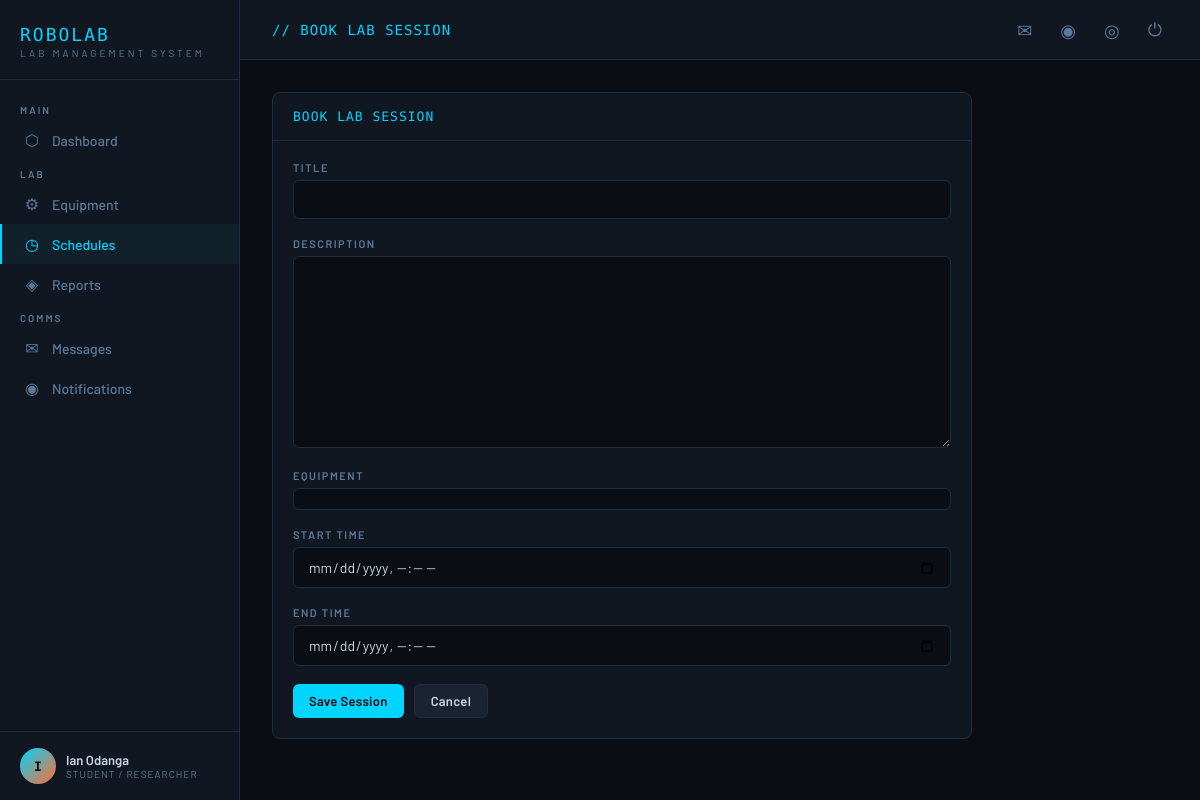
The app's page /schedules/book/ (signed in) with its own data.
### accounts/models.py (models this page shows, shortened)
class User(AbstractUser):
    ROLE_ADMIN = 'admin'
    ROLE_TECHNICIAN = 'technician'
    ROLE_RESEARCHER = 'researcher'
    ROLE_CHOICES = [
        (ROLE_ADMIN, 'Admin'),
        (ROLE_TECHNICIAN, 'Lab Technician'),
        (ROLE_RESEARCHER, 'Student / Researcher'),
    ]
    role = models.CharField(max_length=20, choices=ROLE_CHOICES, default=ROLE_RESEARCHER)
    phone = models.CharField(max_length=20, blank=True)
    department = models.CharField(max_length=100, blank=True)
    bio = models.TextField(blank=True)
    avatar = models.ImageField(upload_to='avatars/', blank=True, null=True)
    def is_admin(self):
        return self.role == self.ROLE_ADMIN

### schedules/views.py (the view)
# urls.py: path('book/', views.session_create, name='session_create'),
@login_required
def session_create(request):
    if request.method == 'POST':
        form = LabSessionForm(request.POST)
        if form.is_valid():
            session = form.save(commit=False)
            session.requested_by = request.user
            session.save()
            form.save_m2m()
            messages.success(request, 'Session request submitted for approval.')
            return redirect('schedules:session_list')
    else:
        form = LabSessionForm()
    return render(request, 'schedules/session_form.html', {'form': form, 'title': 'Book Lab Session'})

### schedules/forms.py (shortened to what this page needs)
class LabSessionForm(forms.ModelForm):
    class Meta:
        model = LabSession
        fields = ('title', 'description', 'equipment', 'start_time', 'end_time')
        widgets = {
            'start_time': forms.DateTimeInput(attrs={'type': 'datetime-local', 'class': 'form-control'}),
            'end_time': forms.DateTimeInput(attrs={'type': 'datetime-local', 'class': 'form-control'}),
            'equipment': forms.CheckboxSelectMultiple(),
        }
    def __init__(self, *args, **kwargs):
        super().__init__(*args, **kwargs)
        for name, f in self.fields.items():
            if name not in ('start_time', 'end_time', 'equipment'):
                f.widget.attrs['class'] = 'form-control'

### core/context_processors.py (called while the page is built)
def unread_counts(request):
    if request.user.is_authenticated:
        unread_count = Message.objects.filter(recipient=request.user, is_read=False).count()
        unread_notifications = Notification.objects.filter(user=request.user, is_read=False).count()
    else:
        unread_count = 0
        unread_notifications = 0
    return {
        'unread_count': unread_count,
        'unread_notifications': unread_notifications,
    }

### templates/schedules/session_form.html (shortened to what this page needs)
{% extends 'base.html' %}
{% block page_title %}// {{ title|upper }}{% endblock %}
{% block content %}
<div style="max-width:700px;">
  <div class="card">
    <div class="card-header"><span class="card-title">{{ title }}</span></div>
    <div class="card-body">
      <form method="post">
        {% for field in form %}
        <div class="form-group">
          <label class="form-label">{{ field.label }}</label>
          {% if field.field.widget.input_type == 'checkbox' %}
            <div style="display:flex;flex-direction:column;gap:6px;padding:10px;background:var(--bg);border:1px solid var(--border);border-radius:6px;">
            </div>
          {% else %}
            {{ field }}
          {% endif %}
        </div>
        {% endfor %}
        <div style="display:flex;gap:10px;margin-top:8px;">
          <button type="submit" class="btn btn-primary">Save Session</button>
          <a href="{% url 'schedules:session_list' %}" class="btn btn-secondary">Cancel</a>
        </div>
      </form>
    </div>
  </div>
</div>
{% endblock %}

### templates/base.html (shortened to what this page needs)
<!DOCTYPE html>
<html lang="en">
<head>
</head>
<body>
{% if user.is_authenticated %}
<aside class="sidebar">
  <div class="sidebar-logo">
    <div class="logo-text">ROBOLAB</div>
    <div class="logo-sub">Lab Management System</div>
  </div>
  <nav class="sidebar-nav">
    <div class="nav-section">Main</div>
    <a href="{% url 'core:dashboard' %}" class="nav-link {% if request.resolver_match.app_name == 'core' %}active{% endif %}">
      <span class="nav-icon">⬡</span> Dashboard
    </a>
    <div class="nav-section">Lab</div>
    <a href="{% url 'inventory:equipment_list' %}" class="nav-link {% if request.resolver_match.app_name == 'inventory' %}active{% endif %}">
      <span class="nav-icon">⚙</span> Equipment
    </a>
    <a href="{% url 'schedules:session_list' %}" class="nav-link {% if request.resolver_match.app_name == 'schedules' %}active{% endif %}">
      <span class="nav-icon">◷</span> Schedules
    </a>
    <a href="{% url 'lab_reports:report_list' %}" class="nav-link {% if request.resolver_match.app_name == 'lab_reports' %}active{% endif %}">
      <span class="nav-icon">◈</span> Reports
    </a>
    <div class="nav-section">Comms</div>
    <a href="{% url 'messaging_app:inbox' %}" class="nav-link {% if request.resolver_match.app_name == 'messaging_app' %}active{% endif %}">
      <span class="nav-icon">✉</span> Messages
    </a>
    <a href="{% url 'messaging_app:notifications' %}" class="nav-link">
      <span class="nav-icon">◉</span> Notifications
    </a>
  </nav>
  <div class="sidebar-user">
    <div class="user-avatar">{{ user.username|first|upper }}</div>
    <div class="user-info">
      <div class="user-name">{{ user.get_full_name|default:user.username }}</div>
      <div class="user-role">{{ user.get_role_display }}</div>
    </div>
  </div>
</aside>
{% endif %}
<div class="main">
  {% if user.is_authenticated %}
  <div class="topbar">
    <div class="page-title">{% block page_title %}DASHBOARD{% endblock %}</div>
    <div class="topbar-actions">
      <a href="{% url 'messaging_app:inbox' %}" class="topbar-btn" title="Messages">
        ✉
      </a>
      <a href="{% url 'messaging_app:notifications' %}" class="topbar-btn" title="Notifications">◉</a>
      <a href="{% url 'accounts:profile' %}" class="topbar-btn" title="Profile">◎</a>
      <a href="{% url 'accounts:logout' %}" class="topbar-btn" title="Logout">⏻</a>
    </div>
  </div>
  {% endif %}
  <div class="content">
    {% block content %}{% endblock %}
  </div>
</div>
</body>
</html>

### templates/base.html (style rules this page uses)
:root { --bg: #0a0e14; --surface: #111720; --surface2: #1a2233; --border: #1e2d42; --accent: #00d4ff; --accent2: #ff6b35; --green: #00ff88; --text: #c8d6e5; --text-dim: #5a7a9a; --danger: #ff4757; --warning: #ffa502; --mono: 'Share Tech Mono', monospace; --sans: 'Barlow', sans-serif; --nav-w: 240px; }
*, *::before, *::after { box-sizing: border-box; margin: 0; padding: 0; }
body { background: var(--bg); color: var(--text); font-family: var(--sans); font-size: 15px; min-height: 100vh; display: flex; }
.sidebar { width: var(--nav-w); background: var(--surface); border-right: 1px solid var(--border); display: flex; flex-direction: column; position: fixed; top: 0; left: 0; bottom: 0; z-index: 100; }
.sidebar-logo { padding: 24px 20px 20px; border-bottom: 1px solid var(--border); }
.logo-text { font-family: var(--mono); font-size: 18px; color: var(--accent); letter-spacing: 2px; }
.logo-sub { font-size: 10px; color: var(--text-dim); letter-spacing: 3px; text-transform: uppercase; margin-top: 2px; }
.sidebar-nav { flex: 1; padding: 16px 0; overflow-y: auto; }
.nav-section { padding: 8px 20px 4px; font-size: 10px; color: var(--text-dim); text-transform: uppercase; letter-spacing: 2px; font-weight: 600; }
.nav-link { display: flex; align-items: center; gap: 10px; padding: 10px 20px; color: var(--text-dim); text-decoration: none; font-size: 14px; font-weight: 500; transition: all 0.15s; border-left: 2px solid transparent; position: relative; }
.nav-link:hover, .nav-link.active { color: var(--accent); background: rgba(0, 212, 255, 0.05); border-left-color: var(--accent); }
.nav-icon { font-size: 16px; width: 20px; text-align: center; }
.sidebar-user { padding: 16px 20px; border-top: 1px solid var(--border); display: flex; align-items: center; gap: 10px; }
.user-avatar { width: 36px; height: 36px; border-radius: 50%; background: linear-gradient(135deg, var(--accent), var(--accent2)); display: flex; align-items: center; justify-content: center; font-family: var(--mono); font-size: 13px; color: var(--bg); font-weight: bold; flex-shrink: 0; }
.user-info { flex: 1; min-width: 0; }
.user-name { font-size: 13px; font-weight: 600; white-space: nowrap; overflow: hidden; text-overflow: ellipsis; }
.user-role { font-size: 10px; color: var(--text-dim); text-transform: uppercase; letter-spacing: 1px; }
.main { margin-left: var(--nav-w); flex: 1; display: flex; flex-direction: column; min-height: 100vh; }
.topbar { background: var(--surface); border-bottom: 1px solid var(--border); padding: 0 32px; height: 60px; display: flex; align-items: center; justify-content: space-between; position: sticky; top: 0; z-index: 50; }
.page-title { font-family: var(--mono); font-size: 14px; color: var(--accent); letter-spacing: 1px; }
.topbar-actions { display: flex; align-items: center; gap: 16px; }
.topbar-btn { background: none; border: none; color: var(--text-dim); cursor: pointer; font-size: 18px; padding: 6px; border-radius: 6px; transition: color 0.15s; text-decoration: none; display: inline-flex; align-items: center; position: relative; }
.content { padding: 32px; flex: 1; }
.card { background: var(--surface); border: 1px solid var(--border); border-radius: 8px; overflow: hidden; }
.card-header { padding: 16px 20px; border-bottom: 1px solid var(--border); display: flex; align-items: center; justify-content: space-between; }
.card-title { font-family: var(--mono); font-size: 13px; color: var(--accent); letter-spacing: 1px; text-transform: uppercase; }
.card-body { padding: 20px; }
.btn { display: inline-flex; align-items: center; gap: 6px; padding: 8px 16px; border-radius: 6px; border: none; font-family: var(--sans); font-size: 13px; font-weight: 600; cursor: pointer; text-decoration: none; transition: all 0.15s; letter-spacing: 0.3px; }
.btn-primary { background: var(--accent); color: var(--bg); }
.btn-secondary { background: var(--surface2); color: var(--text); border: 1px solid var(--border); }
.form-group { margin-bottom: 18px; }
.form-label { display: block; font-size: 11px; text-transform: uppercase; letter-spacing: 1.5px; color: var(--text-dim); margin-bottom: 6px; font-weight: 600; }
.form-control { width: 100%; background: var(--bg); border: 1px solid var(--border); color: var(--text); padding: 10px 14px; border-radius: 6px; font-family: var(--sans); font-size: 14px; transition: border-color 0.15s; }
textarea.form-control { min-height: 100px; resize: vertical; }

### records on screen
User: username|first "I", get_full_name "Ian Odanga", role "STUDENT / RESEARCHER"

### other values on screen
{{ title|upper }} "BOOK LAB SESSION"
{{ title }} "BOOK LAB SESSION"
{{ field.label }} "TITLE" "DESCRIPTION" "EQUIPMENT" "START TIME" "END TIME"
